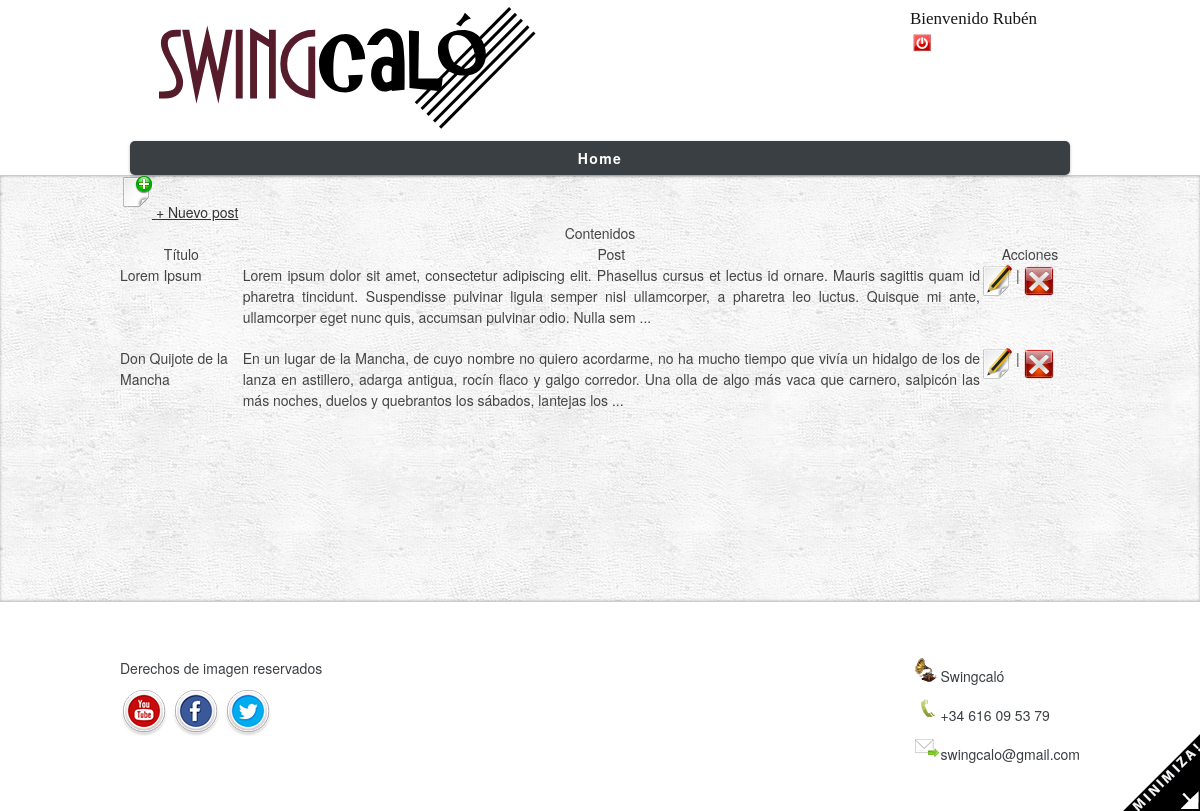
/admin/post/index.php (signed in), run on the app's committed database.
### tables this page shows
CREATE TABLE IF NOT EXISTS `posts` (
    id mediumint NOT NULL AUTO_INCREMENT,
    title varchar(250) NOT NULL,
    seo_title varchar(250) NOT NULL, 
    post text NOT NULL,
    img varchar(500) NULL,
    video varchar(500) NULL,
    date_creation TIMESTAMP DEFAULT NOW() NOT NULL,
    id_user mediumint NOT NULL,
    PRIMARY KEY (id),
    FOREIGN KEY (id_user) REFERENCES users(id) ON DELETE CASCADE ON UPDATE CASCADE
);

### model/DBConnection.php (called while the page is built)
<?php
class DBConnection
{
    private static $instance;
    private $_mysqli;
    private function __construct()
    {
        $this->_mysqli = new MySQLI(DB_SERVER, DB_USER, DB_PASSWORD, DB_NAME);
        $this->_mysqli->set_charset("utf8");
    }
    public static function getInstance()
    {
        if (!self::$instance instanceof self) self::$instance = new self;
        return self::$instance;
    }
    public function getHandler()
    {
        return $this->_mysqli;
    }
}

### model/Posts.php (called while the page is built, shortened)
<?php
include 'Model.php';
class Posts extends Model
{
    private $_table;
    public function __construct()
    {
        $this->_table = 'posts';
    }
    public function getAll()
    {
        $sql = "SELECT
                p.id as id_post, p.title, p.seo_title, p.post, p.date_creation,
                u.id as id_user, u.login
                FROM {$this->_table} as p
                JOIN users as u
                ON p.id_user = u.id
                ORDER BY id_post DESC";
        return $this->query($sql);
    }
}

### model/Model.php (called while the page is built, shortened)
<?php
include 'DBConnection.php';
class Model
{
    protected $_mysqli;
    public function __construct()
    {
        $this->_mysqli = DBConnection::getInstance()->getHandler();
    }
    public function query($sql)
    {
        return $this->_mysqli->query($sql);
    }
}

### admin/post/index.php (the view, shortened to what this page needs)
<?php
include_once '../../model/Posts.php';
$postsObj = new Posts();
$posts = $postsObj->getAll();
include_once '../../layouts/admin/header.php'; ?>
<div class="container" style="min-height: 400px;">
    <a href="create.php"><img src="../../public/img/newicon.png" width="32" height="32" alt="nuevo post" title="nuevo post" /> + Nuevo post</a>
<table>
   <caption>Contenidos</caption>
   <thead>
      <tr>
         <th>Título</th>
         <th>Post</th>
         <th>Acciones</th>
      </tr>
   </thead>
   <tbody>
       <?php
        while ($row = mysqli_fetch_assoc($posts))
        { ?>
            <tr>
                <td><?php echo $row["title"]; ?></td>
                <td><?php echo substr($row["post"],0,300) . '...'; ?></td>
                <td><a href="update.php?id=<?php echo $row['id_post']; ?>"><img src="../../public/img/editicon.png" width="32" height="32" alt="editar" title="editar" /></a> | <a href="delete.php?id=<?php echo $row['id_post']; ?>"><img src="../../public/img/deleteicon.png" width="32" height="32" alt="eliminar" title="eliminar" /></a></td>
            </tr>
        <?php
        } ?>
   </tbody>
</table>
</div>
<?php include_once '../../layouts/common/footer.php';

### public/css/base.css (style rules this page uses)
html, body, div, span, applet, object, iframe, h1, h2, h3, h4, h5, h6, p, blockquote, pre, a, abbr, acronym, address, big, cite, code, del, dfn, em, img, ins, kbd, q, s, samp, small, strike, strong, sub, sup, tt, var, b, u, i, center, dl, dt, dd, ol, ul, li, fieldset, form, label, legend, table, caption, tbody, tfoot, thead, tr, th, td, article, aside, canvas, details, embed, figure, figcaption, footer, header, hgroup, menu, nav, output, ruby, section, summary, time, mark, audio, video { margin: 0; padding: 0; border: 0; font-size: 100%; font: inherit; vertical-align: baseline; }
body { line-height: 1; }
table { border-collapse: collapse; border-spacing: 0; }
body { background: #fff; font: 14px/21px "HelveticaNeue", "Helvetica Neue", Helvetica, Arial, sans-serif; color: #444; -webkit-font-smoothing: antialiased; -webkit-text-size-adjust: 100%; }
p { margin: 0 0 20px 0; }
a, a:visited { color: #333; text-decoration: underline; outline: 0; }

### public/css/skeleton.css (style rules this page uses)
.container { position: relative; width: 960px; margin: 0 auto; padding: 0; }
.container:after { content: "\0020"; display: block; height: 0; clear: both; visibility: hidden; }

### public/css/layout.css (style rules this page uses)
p { text-align: justify; }
div img { margin-bottom: 10px; }

### public/css/admin.css (style rules this page uses)
table tbody tr td { min-width: 100px; }
table tbody tr td img { vertical-align: top; }

### data on the page
posts: title "Lorem Ipsum", post "Lorem ipsum dolor sit amet, consectetur adipiscing elit. Phasellus cursus et lectus id ornare. Mauris sagittis quam id pharetra tincidunt. Suspendisse pulvinar ligula semper nisl ullamcorper, a pharetra leo luctus. Quisque mi ante, ullamcorper eget nunc quis, accumsan pulvinar odio. Nulla sem"
posts: title "Don Quijote de la Mancha", post "En un lugar de la Mancha, de cuyo nombre no quiero acordarme, no ha mucho tiempo que vivía un hidalgo de los de lanza en astillero, adarga antigua, rocín flaco y galgo corredor. Una olla de algo más vaca que carnero, salpicón las más noches, duelos y quebrantos los sábados, lantejas los"

### other printed values
$_SESSION['user']['login'] "Rubén"
